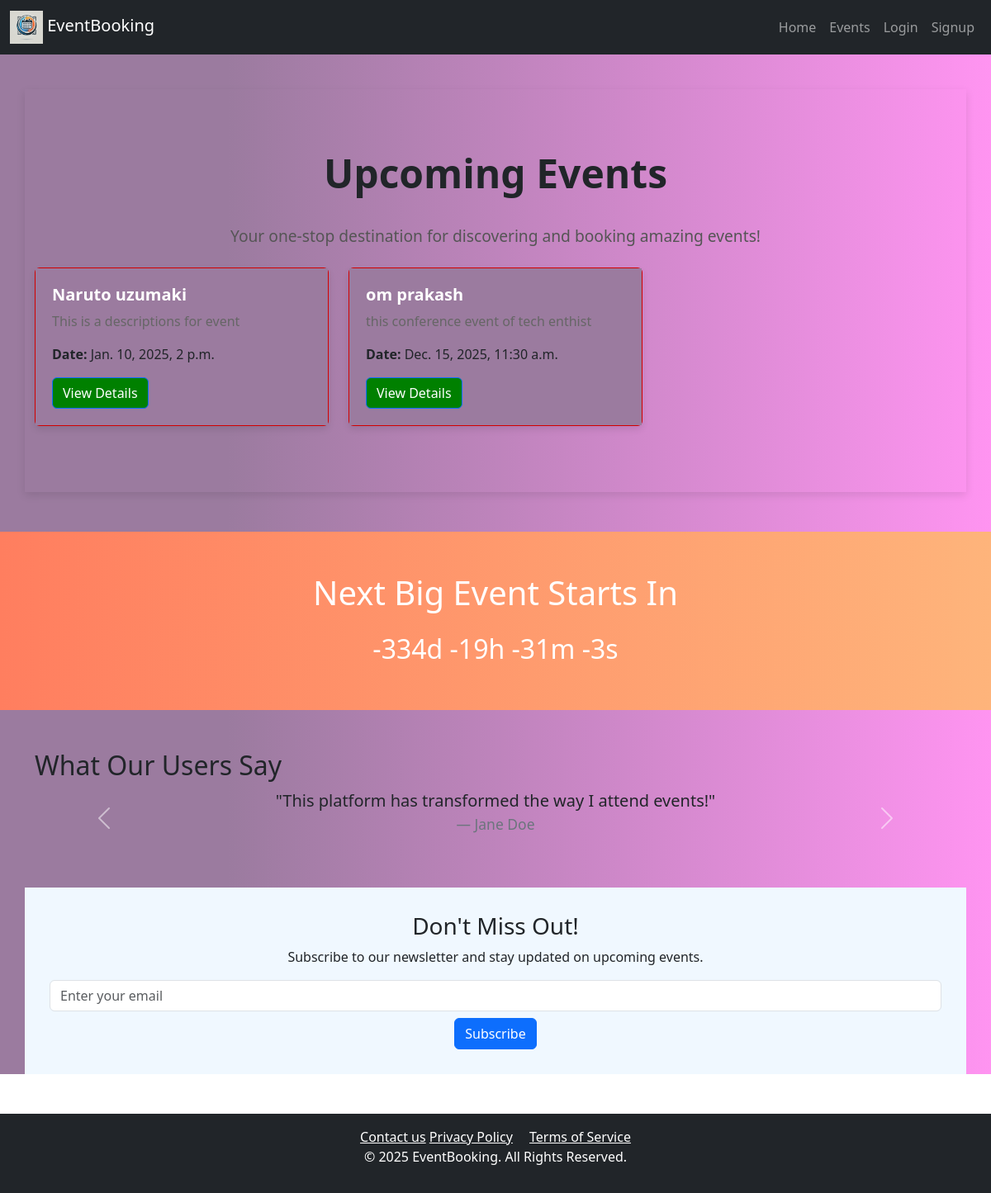
Screenshot of /events/ with the database file from the repository.
### events/models.py (models this page shows, shortened)
class Event(models.Model):
    name = models.CharField(max_length=100)
    description = models.TextField()
    date = models.DateTimeField()
    location = models.CharField(max_length=100)

### events/views.py (the view)
# urls.py: path('events/', event_list, name='event_list'),
def event_list(request):
    events = Event.objects.all()
    return render(request, 'event_list.html', {'events': events})

### events/templates/event_list.html (shortened to what this page needs)
{% extends 'common.html' %}
{% block content %}
    <div style="padding-top:5%;
background: linear-gradient(90deg, rgba(155,123,159,1) 23%,rgba(255,148,241,1) 100%);">
        <div class="container my-5 py-5" style="background:
        border-radius: 15px; box-shadow: 0 4px 10px rgba(0, 0, 0, 0.1);">
            <h1 class="text-center" style="padding:25px; font-weight: bold; font-size: 3rem; color:#33">
                Upcoming Events</h1>
            <p class="text-center" style="font-size: 1.2rem; color: #555;">
                Your one-stop destination for discovering and booking amazing events!</p>
        <div class="row mt-4">
            {% for event in events %}
                <div class="col-md-4 mb-4">
                    <div class="card" style="background: red">
                        <div class="card-body" style="padding: 20px; background: rgb(155,123,159);">
                            <h5 class="card-title" style="color: white; font-weight: bold;">{{ event.name }}</h5>
                            <p class="card-text" style="color: #666;">{{ event.description | truncatechars:100 }}</p>
                            <p><strong>Date:</strong> {{ event.date }}</p>
                            <a href="{% url 'event_detail' event.id %}" class="btn btn-primary btn-block" style="background:green; color:white">View Details</a>
                        </div>
                    </div>
                </div>
            {% empty %}
                <p class="text-center" style="color: #888;">No events available.</p>
            {% endfor %}
        </div>
    </div>
     <section style="background: linear-gradient(to right, #ff7e5f, #feb47b); color: white; text-align: center; padding: 50px;">
        <h2 style="font-size: 2.5rem;">Next Big Event Starts In</h2>
        <div id="countdown" style="font-size: 2rem; margin-top: 20px;">00d 00h 00m 00s</div>
    </section>
    <div class="container my-5">
         <h2>What Our Users Say</h2>
         <div id="testimonialCarousel" class="carousel slide" data-bs-ride="carousel">
    <div class="carousel-inner">
        <div class="carousel-item active">
            <blockquote class="blockquote text-center">
                <p>"This platform has transformed the way I attend events!"</p>
                <footer class="blockquote-footer">Jane Doe</footer>
            </blockquote>
        </div>
    </div>
    <button class="carousel-control-prev" type="button" data-bs-target="#testimonialCarousel" data-bs-slide="prev">
        <span class="carousel-control-prev-icon" aria-hidden="true"></span>
    </button>
    <button class="carousel-control-next" type="button" data-bs-target="#testimonialCarousel" data-bs-slide="next">
        <span class="carousel-control-next-icon" aria-hidden="true"></span>
    </button>
</div>
    </div>
        <div class="container text-center my-5" style="background: aliceblue; padding: 30px;">
            <h3>Don't Miss Out!</h3>
            <p>Subscribe to our newsletter and stay updated on upcoming events.</p>
             <form>
                  <input type="email" class="form-control" placeholder="Enter your email" required>
                  <button type="submit" class="btn btn-primary mt-2">Subscribe</button>
             </form>
        </div>
    </div>
{% endblock %}

### events/templates/event_list.html (style rules this page uses)
.card { box-shadow: 0 4px 8px rgba(0, 0, 0, 0.1); transition: transform 0.3s; }

### rows the page displays
Event: name "Naruto uzumaki", description "This is a descriptions for event", date "Jan. 10, 2025, 2 p.m."
Event: name "om prakash", description "this conference event of tech enthist", date "Dec. 15, 2025, 11:30 a.m."
